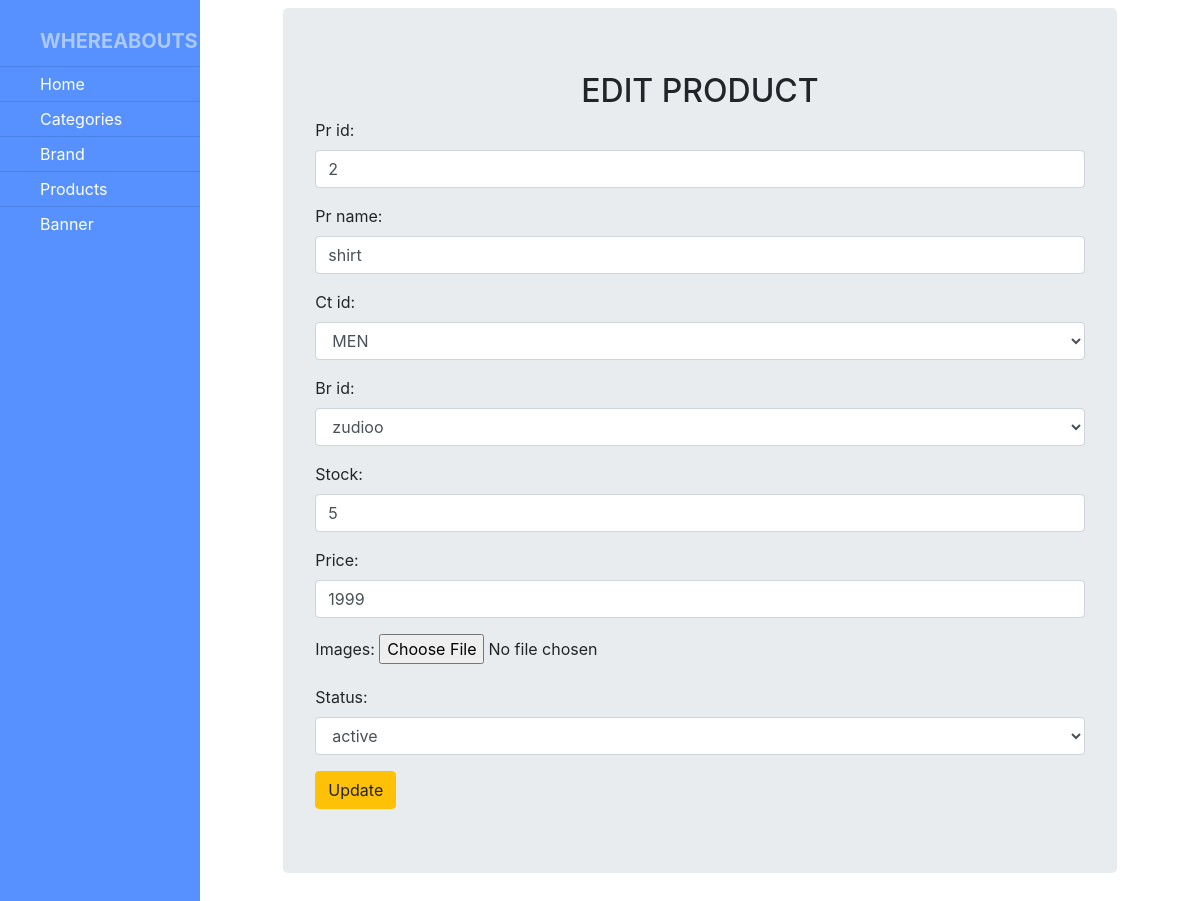
Page /editpro/2 on the committed database.
### api/models.py (models this page shows)
class Products(models.Model):
    pr_id=models.IntegerField(primary_key=True)
    pr_name=models.CharField(max_length=100)
    ct_id=models.ForeignKey(Category,on_delete=models.CASCADE)
    br_id=models.ForeignKey(Brand,on_delete=models.CASCADE)
    stock=models.IntegerField()
    price=models.IntegerField()
    images=models.ImageField(upload_to="product_images")
    status = models.BooleanField(default=True,choices = default_status_choice)

class Category(models.Model):
    ct_id=models.IntegerField(primary_key=True)
    ct_name=models.CharField(max_length=100,unique=True)
    status = models.BooleanField(default=True,choices = default_status_choice)

class Brand(models.Model):
    br_id=models.IntegerField(primary_key=True)
    br_name=models.CharField(max_length=100,unique=True)
    status = models.BooleanField(default=True,choices = default_status_choice)

### new_admin/views.py (the view, shortened to what this page needs)
# urls.py: path('editpro/<int:pk>',EditProducts.as_view(),name='editpro'),
class EditProducts(UpdateView):
    model=Products
    form_class=ProductForm
    template_name="editproducts.html"
    success_url=reverse_lazy('pro')
    pk_url_kwarg='pk'

### new_admin/templates/editproducts.html (shortened to what this page needs)
{% extends 'sidebar.html' %}
{% block nav %}
<div class="row">
    <div class="col-1"></div>
    <div  class="col-10 jumbotron mt-2">
        <h2 style="text-align: center;">EDIT PRODUCT</h2>
        <form action="" method="post" enctype="multipart/form-data">
            {{form.as_p}}
            <button type="submit" class="btn btn-warning">Update</button>
        </form>
    </div>
    <div class="col-1"></div>
</div>
{% endblock nav %}

### rows in the picture
Products: pr_id "2", pr_name "shirt", stock "5", price "1999", status "active"
Category: ct_id "MEN"
Brand: br_id "zudioo"
